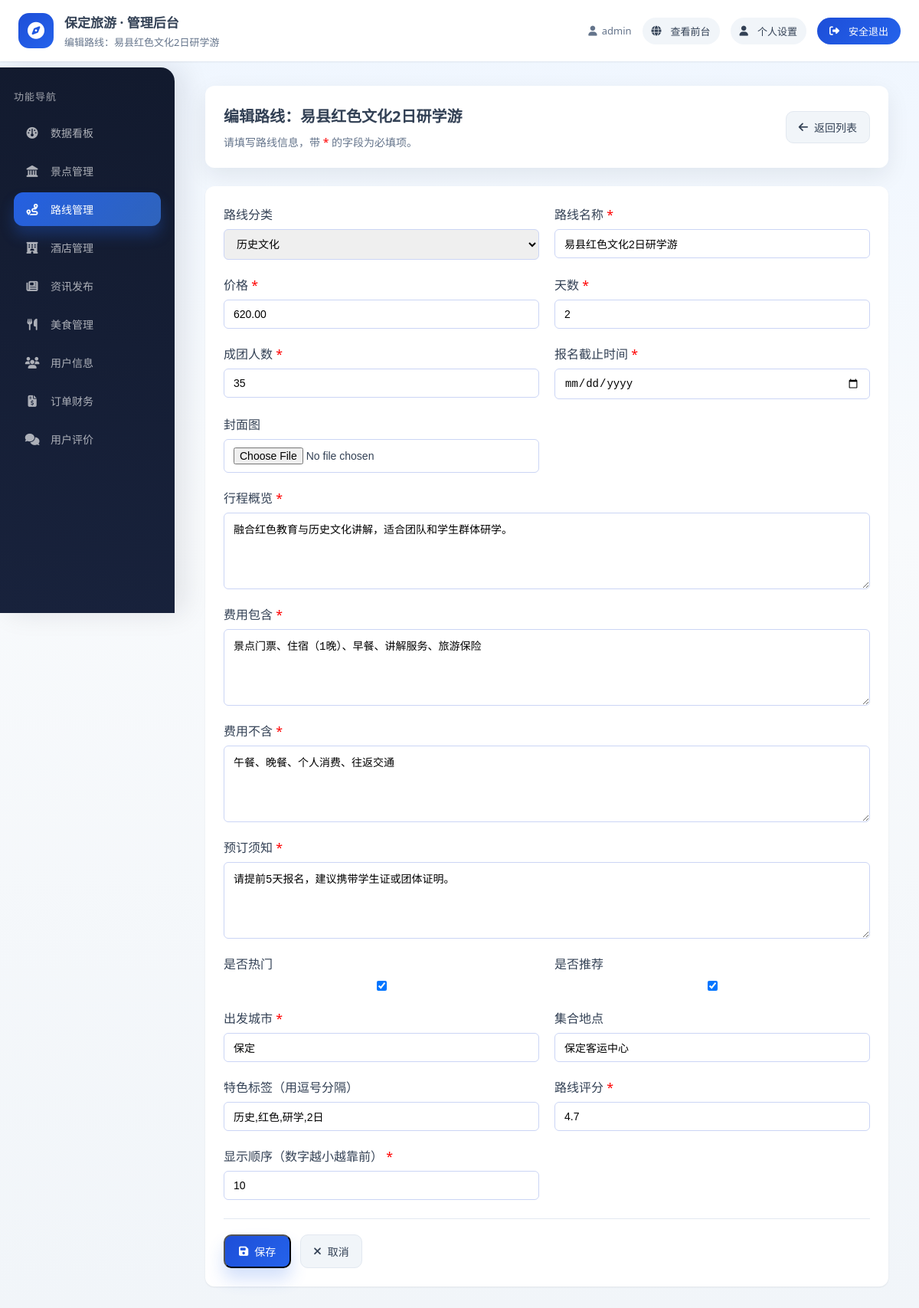
The app's page /admin_panel/routes/10/edit/ (signed in) with its own data.
### apps/users/models.py (models this page shows, shortened)
class CustomUser(AbstractUser):
    phone = models.CharField(max_length=11, unique=True, verbose_name="手机号")
    avatar = models.ImageField(upload_to='avatars/', default='avatars/default.png', verbose_name="头像")
    class Meta:
        verbose_name = "用户"
        verbose_name_plural = verbose_name

### apps/routes/models.py (models this page shows, shortened)
class Route(models.Model):
    category = models.ForeignKey(RouteCategory, on_delete=models.SET_NULL, null=True, blank=True,
                                 verbose_name="路线分类")
    name = models.CharField(max_length=100, verbose_name="路线名称")
    price = models.DecimalField(max_digits=10, decimal_places=2, verbose_name="价格")
    days = models.PositiveIntegerField(default=1, verbose_name="天数")
    group_size = models.PositiveIntegerField(default=10, verbose_name="成团人数")
    deadline = models.DateField(verbose_name="报名截止时间")
    cover_image = models.ImageField(upload_to='route_covers/', blank=True, null=True, verbose_name="封面图")
    itinerary_summary = models.TextField(verbose_name="行程概览")
    cost_include = models.TextField(verbose_name="费用包含")
    cost_exclude = models.TextField(verbose_name="费用不含")
    notes = models.TextField(verbose_name="预订须知")
    is_hot = models.BooleanField(default=False, verbose_name="是否热门")
    is_recommended = models.BooleanField(default=False, verbose_name="是否推荐")
    departure_city = models.CharField(max_length=50, default='保定', verbose_name="出发城市")
    meeting_point = models.CharField(max_length=200, blank=True, null=True, verbose_name="集合地点")
    tags = models.CharField(max_length=200, blank=True, null=True, verbose_name="特色标签（用逗号分隔）")
    rating = models.DecimalField(max_digits=3, decimal_places=1, default=5.0, verbose_name="路线评分")
    views_count = models.PositiveIntegerField(default=0, verbose_name="浏览次数")
    sales_count = models.PositiveIntegerField(default=0, verbose_name="销售数量")
    display_order = models.PositiveIntegerField(default=0, verbose_name="显示顺序（数字越小越靠前）")
    created_at = models.DateTimeField(default=timezone.now, verbose_name="创建时间")
    updated_at = models.DateTimeField(auto_now=True, verbose_name="更新时间")
    class Meta:
        verbose_name = "旅游路线"
        verbose_name_plural = verbose_name
        ordering = ['display_order', '-is_hot', '-rating', '-created_at']

### apps/admin_panel/views.py (the view, shortened to what this page needs)
# urls.py: path('routes/<int:pk>/edit/', views.RouteUpdateView.as_view(), name='route_edit'),
class RouteUpdateView(LoginRequiredMixin, StaffRequiredMixin, UpdateView):
    model = Route
    form_class = RouteForm
    template_name = 'admin_panel/route_form.html'
    login_url = '/users/login/'
    def get_context_data(self, **kwargs):
        context = super().get_context_data(**kwargs)
        context['page_title'] = '编辑路线'
        context['form_title'] = f'编辑路线：{self.object.name}'
        return context

### apps/admin_panel/views.py (called while the page is built)
    def test_func(self):
        return self.request.user.is_staff

### apps/routes/models.py (called while the page is built)
    def __str__(self):
        return self.name

### templates/admin_panel/route_form.html (shortened to what this page needs)
{% extends "admin_panel/layout.html" %}
{% block page_header %}{{ form_title }}{% endblock %}
{% block menu_routes %}active{% endblock %}
{% block content %}
<div class="page-header">
    <div>
        <h1>{{ form_title }}</h1>
        <p>请填写路线信息，带 <span style="color: red;">*</span> 的字段为必填项。</p>
    </div>
    <div class="page-header-actions">
        <a href="{% url 'admin_panel:routes_list' %}" class="btn-secondary">
            <i class="fas fa-arrow-left"></i> 返回列表
        </a>
    </div>
</div>
<form method="post" enctype="multipart/form-data" class="form-container">
    <div class="form-grid">
        {% for field in form %}
        <div class="form-group {% if 'textarea' in field.field.widget|stringformat:'s' or field.name == 'itinerary_summary' or field.name == 'cost_include' or field.name == 'cost_exclude' or field.name == 'notes' %}full-width{% endif %}">
            <label for="{{ field.id_for_label }}">
                {{ field.label }}
                {% if field.field.required %}<span style="color: red;">*</span>{% endif %}
            </label>
            {{ field }}
        </div>
        {% endfor %}
    </div>
    <div class="form-actions">
        <button type="submit" class="btn-primary">
            <i class="fas fa-save"></i> 保存
        </button>
        <a href="{% url 'admin_panel:routes_list' %}" class="btn-secondary">
            <i class="fas fa-times"></i> 取消
        </a>
    </div>
</form>
{% endblock %}

### templates/admin_panel/layout.html (shortened to what this page needs)
{% load static %}
<!DOCTYPE html>
<html lang="zh-CN">
<head>
    <link rel="stylesheet" href="https://cdnjs.cloudflare.com/ajax/libs/font-awesome/6.5.0/css/all.min.css">
    <link rel="stylesheet" href="{% static 'css/admin_panel.css' %}?v=20251111">
</head>
<body>
    <div class="admin-shell">
        <header class="admin-topbar">
            <div class="topbar-brand">
                <span class="brand-icon"><i class="fas fa-compass"></i></span>
                <div class="brand-text">
                    <span class="brand-title">保定旅游 · 管理后台</span>
                    <span class="brand-subtitle">{% block page_header %}欢迎回来{% endblock %}</span>
                </div>
            </div>
            <div class="topbar-meta">
                <span class="meta-item"><i class="fas fa-user"></i> {{ request.user.username }}</span>
                <a class="meta-link" href="/" target="_blank"><i class="fas fa-globe"></i> 查看前台</a>
                <a class="meta-link" href="/users/profile/"><i class="fas fa-user"></i> 个人设置</a>
                <a class="meta-button" href="{% url 'users:logout' %}?next=/admin_panel/">
                    <i class="fas fa-sign-out-alt"></i> 安全退出
                </a>
            </div>
        </header>
        <div class="admin-body">
            <aside class="admin-sidebar" id="adminSidebar">
                <div class="sidebar-title">功能导航</div>
                <nav class="sidebar-nav">
                    <a class="nav-link {% block menu_dashboard %}{% endblock %}" href="{% url 'admin_panel:index' %}">
                        <i class="fas fa-gauge"></i>
                        <span>数据看板</span>
                    </a>
                    <a class="nav-link {% block menu_scenic %}{% endblock %}" href="{% url 'admin_panel:scenic_list' %}">
                        <i class="fas fa-landmark"></i>
                        <span>景点管理</span>
                    </a>
                    <a class="nav-link {% block menu_routes %}{% endblock %}" href="{% url 'admin_panel:routes_list' %}">
                        <i class="fas fa-route"></i>
                        <span>路线管理</span>
                    </a>
                    <a class="nav-link {% block menu_hotels %}{% endblock %}" href="{% url 'admin_panel:hotels_list' %}">
                        <i class="fas fa-hotel"></i>
                        <span>酒店管理</span>
                    </a>
                    <a class="nav-link {% block menu_news %}{% endblock %}" href="{% url 'admin_panel:news_list' %}">
                        <i class="fas fa-newspaper"></i>
                        <span>资讯发布</span>
                    </a>
                    <a class="nav-link {% block menu_foods %}{% endblock %}" href="{% url 'admin_panel:foods_list' %}">
                        <i class="fas fa-utensils"></i>
                        <span>美食管理</span>
                    </a>
                    <a class="nav-link {% block menu_users %}{% endblock %}" href="{% url 'admin_panel:users_list' %}">
                        <i class="fas fa-users"></i>
                        <span>用户信息</span>
                    </a>
                    <a class="nav-link {% block menu_orders %}{% endblock %}" href="{% url 'admin_panel:orders_list' %}">
                        <i class="fas fa-file-invoice-dollar"></i>
                        <span>订单财务</span>
                    </a>
                    <a class="nav-link {% block menu_comments %}{% endblock %}" href="{% url 'admin_panel:comments_list' %}">
                        <i class="fas fa-comments"></i>
                        <span>用户评价</span>
                    </a>
                </nav>
            </aside>
            <main class="admin-main">
                <div class="admin-main-inner">
                    {% block content %}{% endblock %}
                </div>
            </main>
        </div>
    </div>
</body>
</html>

### templates/admin_panel/route_form.html (style rules this page uses)
.form-container { background: white; border-radius: var(--radius-md); padding: 24px; box-shadow: var(--shadow-sm); }
.form-grid { display: grid; grid-template-columns: repeat(2, 1fr); gap: 20px; margin-bottom: 24px; }
.form-group { display: flex; flex-direction: column; }
.form-group.full-width { grid-column: 1 / -1; }
.form-group label { font-weight: 500; margin-bottom: 8px; color: var(--gray-700); }
.form-group input, .form-group select, .form-group textarea { padding: 10px 12px; border: 1px solid var(--gray-300); border-radius: var(--radius-sm); font-size: 14px; transition: border-color 0.2s; }
.form-group textarea { resize: vertical; min-height: 100px; }
.form-actions { display: flex; gap: 12px; padding-top: 20px; border-top: 1px solid var(--gray-200); }

### records on screen
CustomUser: user.username "admin"
Route: form "历史文化" "易县红色文化2日研学游" "620.00" "2" "35" "融合红色教育与历史文化讲解，适合团队和学生群体研学。" "景点门票、住宿（1晚）、早餐、讲解服务、旅游保险" "午餐、晚餐、个人消费、往返交通" "请提前5天报名，建议携带学生证或团体证明。" "☑" "☑" "保定" "保定客运中心" "历史,红色,研学,2日" "4.7" "10"

### other values on screen
{{ field.label }} "路线分类" "路线名称" "价格" "天数" "成团人数" "报名截止时间" "封面图" "行程概览" "费用包含" "费用不含" "预订须知" "是否热门" "是否推荐" "出发城市" "集合地点" "特色标签（用逗号分隔）" "路线评分" "显示顺序（数字越小越靠前）"
